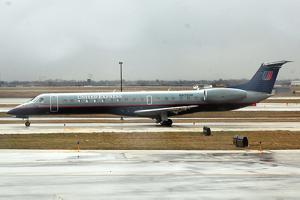
#> input picture NCNet_codes/2010_004184.jpg, 300 x 200 px, given in place of 000002 (1).jpg, which was not available
$ jupyter execute sift.ipynb   (shell and % lines are left out)   (Python 2 division)
#> lines starting #> are read from the running program, lines starting #| are printed output that depends on the picture; pictures that were not available may be replaced by others from this repository, and a replacement may not be noted
[cell 1]
from google.colab import files
files.upload()
#> the answer given: 2010_004184.jpg
files.upload()
#> the answer given: 2011_001407.jpg

[cell 2]
import math
import numpy as np
import matplotlib.pyplot as plt

from skimage import data
from skimage import transform
from skimage import img_as_float
import imutils
from google.colab.patches import cv2_imshow

[cell 3]
# Imports
import cv2 as cv
import matplotlib.pyplot as plt
import numpy as np


# Open and convert the input and training-set image from BGR to GRAYSCALE
image1 = cv.imread(filename = '000002 (1).jpg',flags=cv.IMREAD_GRAYSCALE)
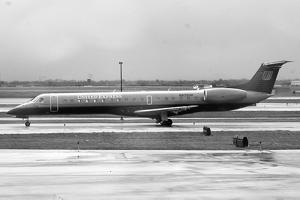
#> image1: shape (200, 300); min 0, max 255, mean 178.8

plt.subplot(1,2,1)
plt.imshow(image1)
image2 = cv.imread(filename = 'ther_aff (1).png',
                   flags = cv.IMREAD_GRAYSCALE)
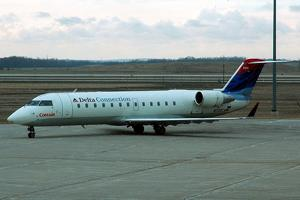
#> input picture NCNet_codes/2011_001407.jpg, 300 x 200 px, given in place of ther_aff (1).png, which was not available
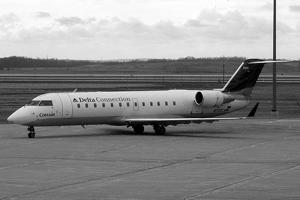
#> image2: shape (200, 300); min 0, max 255, mean 140


plt.subplot(1,2,2)
plt.imshow(image2)
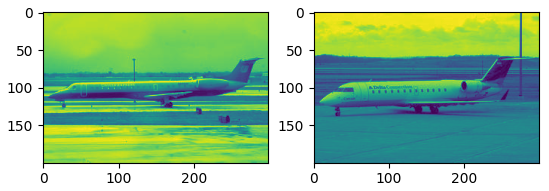
#> figure drawn by matplotlib, 2 panels

[cell 4]
sift = cv.xfeatures2d.SIFT_create()
kp1, des1 = sift.detectAndCompute(image1,None)
#> kp1 = 195 keypoints; strongest (x, y, size): (168, 124, 5), (207, 131, 5.4), (212, 129, 2.3), (201, 130, 2.6)
kp2, des2 = sift.detectAndCompute(image2,None)
#> kp2 = 176 keypoints; strongest (x, y, size): (199, 97, 5), (48, 103, 4.7), (223, 89, 1.9), (143, 104, 2)

[cell 5]
# Brute force matching.
bf = cv.BFMatcher(cv.NORM_L1, crossCheck=True)
matches = bf.match(des1,des2)
#> matches = 36 matches

[cell 6]
k1=len(kp1)
#> k1 = 195
k2=len(kp2)
#> k2 = 176
M=len(matches)
#> M = 36
print('number of key points:',k1,'number of key points:',k2)
#| number of key points: 195 number of key points: 176
print('correct matches:',M)
#| correct matches: 36
print('%Match for i1:',M*100/k1)
#| %Match for i1: 18
print('%Match for i2:',M*100/k2)
#| %Match for i2: 20

[cell 7]
# Finding matches.
matches = sorted(matches, key = lambda x:x.distance)

# Drawing the matches between two images.
output = cv.drawMatches(img1 = image1,
                        keypoints1 = kp1,
                        img2 = image2,
                        keypoints2 = kp2,
                        matches1to2 = matches[:100],
                        outImg = None,
                        flags = cv.DrawMatchesFlags_NOT_DRAW_SINGLE_POINTS)
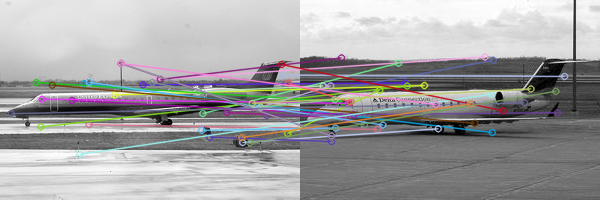
#> output: shape (200, 600, 3); mean of channels 0, 1, 2 162.1, 161.2, 162.2; drawn as B, G, R

plt.imshow(output)
plt.show()
